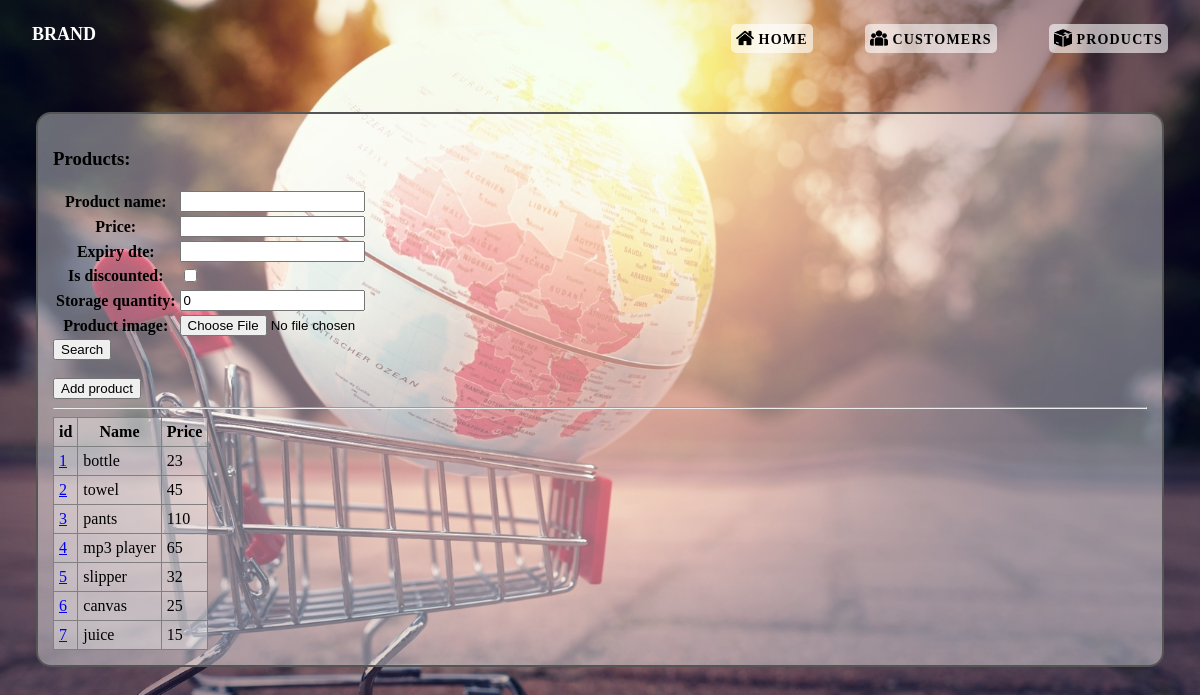
Page /shopping/products on the earlier database version.
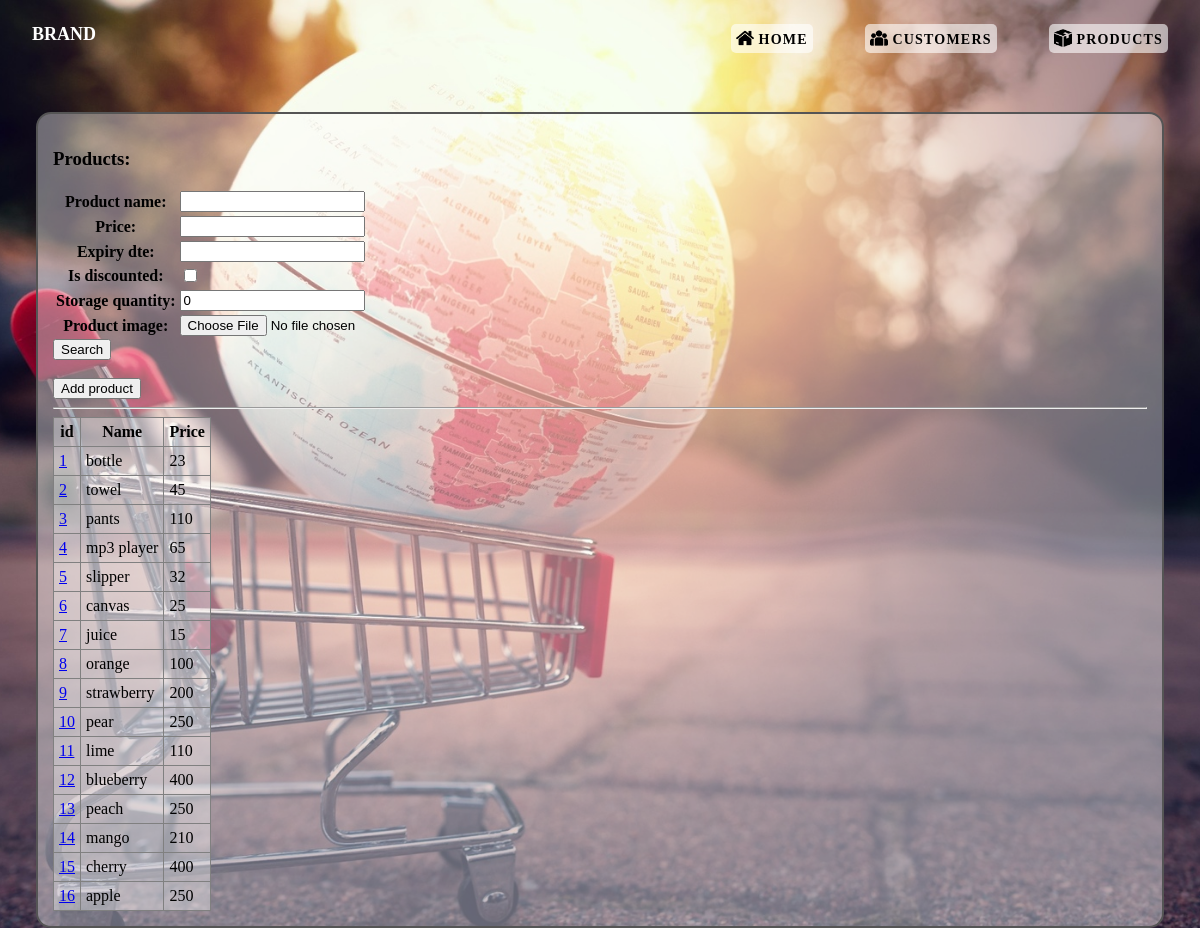
Same page on the later database version.
### shopping/models.py (models this page shows, shortened)
class Product(models.Model):
    product_name = models.CharField(max_length=200)
    price = models.IntegerField()
    expiry_dte = models.DateField(blank=True, null=True)
    is_discounted = models.BooleanField(default=False)
    storage_quantity = models.IntegerField(default=0)
    created = models.DateTimeField(auto_now_add=True, blank=True, null=True)
    last_modified = models.DateTimeField(auto_now=True, blank=True, null=True)
    product_image = models.ImageField(upload_to='products/', blank=True, null=True)

### shopping/views.py (the view)
# urls.py: path("products", views.get_products, name="product_list"),
def get_products(request):
    products = Product.objects.all()
    form = ProductForm2(request.GET or None)
    if request.GET and form.is_valid():
        product_name = form.cleaned_data.get('product_name')
        products = products.filter(
            product_name__contains=product_name,
        )
    context = {
        'form': form,
        'products': products
    }
    return render(request, 'shopping/products.html', context)

### shopping/forms.py
class ProductForm2(forms.ModelForm):
    class Meta:
        model = Product
        fields = '__all__'

### shopping/templates/shopping/products.html (shortened to what this page needs)
{% load static %}
<!DOCTYPE html>
<html lang="en">
    <head>
        <link rel="stylesheet" type="text/css" href="{% static 'css/master.css' %}">
    </head>
    <body>
        {% include "shopping/header.html" %}
        <main>
            <h3>Products:</h3>
            <form method="get">
                <table>
                    {{ form.as_table }}
                </table>
                    <input type="submit" value="Search">
                </form>
                <br>
                <a href="{% url 'product_add' %}"><button>Add product</button></a>
                <hr>
                {% if products %}
                <table class="product">
                    <tr>
                        <th>id</th>
                        <th>Name</th>
                        <th>Price</th>
                    </tr>
                {% for product in products %}
                    <tr>
                        <td><a href="{% url 'product_details' product_id=product.id %}">{{ product.id }}</a></td>
                        <td>{{ product.product_name }}</td>
                        <td>{{ product.price }}</td>
                    </tr>
                {% endfor %}
                </table>
            {% else %}
            <p>No product.</p>
            {% endif %}
        </main>
    </body>
</html>

### shopping/templates/shopping/header.html (shortened to what this page needs)
{% load static %}
<div class="container">
    <nav>
          <div class="logo">
                <a href="#">BRAND</a>
          </div>
          <div class="nav-wrapper">
                <ul>
                      <li><a href="{% url 'index' %}"><img class="icon" src={% static "images/home.png" %} alt="home"> Home</a></li>
                      <li><a href="{% url 'customer_list' %}"><img class="icon" src={% static "images/group.png" %} alt="users"> Customers</a></li>
                      <li><a href="{% url 'product_list' %}"><img class="icon" src={% static "images/box.png" %} alt="products"> Products</a></li>
                </ul>
          </div>
    </nav>
</div>

### shopping/static/css/master.css (style rules this page uses)
* { box-sizing: border-box; }
html { margin: 0; padding: 0; width: 100%; height: 100vh; }
body { margin: 0; padding: 0; width: 100%; height: 100vh; font-family: Poppins; font-weight: 400; background: url(../images/shopping.jpg); background-position: center; background-size: cover; background-repeat: no-repeat; background-attachment: fixed; }
nav { padding: 8px; }
.logo { float: left; padding: 8px; margin-left: 16px; margin-top: 8px; }
.logo a { color: #fff; text-transform: uppercase; font-weight: 700; font-size: 18px; letter-spacing: 0px; text-decoration: none; }
nav ul { float: right; }
nav ul li { display: inline-block; }
nav ul li:not(:first-child) { margin-left: 48px; }
nav ul li:last-child { margin-right: 24px; }
nav ul li a { display: inline-block; outline: none; color: #000; text-transform: uppercase; text-decoration: none; font-size: 14px; letter-spacing: 1.2px; font-weight: 600; background-color: rgba(255,255,255,0.6); border-radius: 5px; padding: 5px; transition: ease .5s; }
nav .icon, .icon { width: 18px; height: 18px; color: #fff; margin-bottom: -3px; }
main { margin: 8% 3%; padding: 15px; background-color: rgba(255,255,255,0.4); border: 2px solid #555; border-radius: 15px; }
.customers, .customers th, .customers td, .product, .product th, .product td { border: 1px solid grey; border-collapse: collapse; padding: 5px; background-color: rgba(255,255,255,0.2); }

Differences in the rows shown:
added Product: id "8", product_name "orange", price "100"
added Product: id "9", product_name "strawberry", price "200"
added Product: id "10", product_name "pear", price "250"
added Product: id "11", product_name "lime", price "110"
added Product: id "12", product_name "blueberry", price "400"
added Product: id "13", product_name "peach", price "250"
added Product: id "14", product_name "mango", price "210"
added Product: id "15", product_name "cherry", price "400"
added Product: id "16", product_name "apple", price "250"
